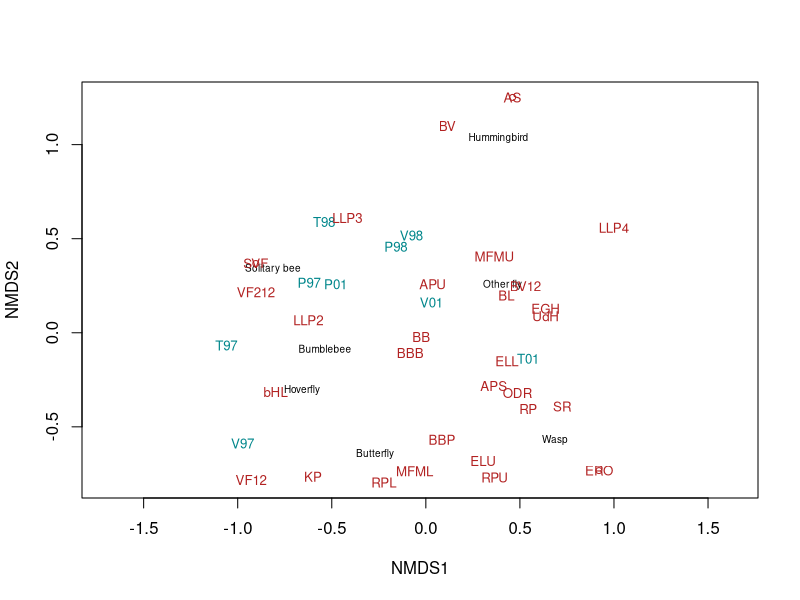

This figure's R source: (Note: this script raises an error after producing the figure.)
## ---- chunk 1
#clear environment
rm(list = ls())
## ---- chunk 2

#load packages
library(vegan)
library(dplyr)
library(tidyverse)
library(reshape2)
library(GGally)
## ---- chunk 3

#inport data
ipo1997 <- read.csv("data_1997.csv") #1997
ipo1998 <- read.csv("data_1998.csv") #1998
ipo2001 <- read.csv("data_2001.csv") #2001
ipo2012 <- read.csv("data_2012.csv") #2012
ipo2018 <- read.csv("data_2018.csv") #2018
## ---- chunk 4

##1997

#treat year as factor
ipo1997$Year <- as.factor(ipo1997$Year)
#create dataframe with site, visitor, and total visits (removing extra information)
df97 <- cbind.data.frame(mdtsite = ipo1997$Site, mdtvisitor = ipo1997$Visitor, total.vis = ipo1997$Total.Visits)
#organize data by site then visitor
tv97 <- dcast(df97, mdtsite ~ mdtvisitor, sum)
#delete site column
colnames(tv97)[1] <- "1" #rename
tv97 <- tv97[, -1] #delete
#rename rows as sites
row.names(tv97) <- c("P97", "T97", "V97")
#Not every type of visitor was observed, and these do not have columns. Columns for missing visitors need to be added so that the years can be combined. 
tv97 <- cbind(tv97, "Other fly" = c(0, 0, 0), "Wasp" = c(0, 0, 0)) #add missing columns
tv97 <- tv97[ , c("Butterfly", "Bumblebee", "Hoverfly", "Hummingbird", "Other fly", "Solitary bee", "Wasp")] #order columns alphabetically
#add year column
tv97 <- cbind(tv97, "Year" = rep("1997", length(tv97$Butterfly)))
#add drought column
tv97 <- cbind(tv97, "Drought" = rep("Non-drought", length(tv97$Butterfly)))
## ---- chunk 5

##1998

#treat year as factor
ipo1998$Year <- as.factor(ipo1998$Year)
#create dataframe with site, visitor, and total visits
df98 <- cbind.data.frame(mdtsite = ipo1998$Site, mdtvisitor = ipo1998$Visitor, total.vis = ipo1998$Total.Visits)
#organize data by site then visitor
tv98 <- dcast(df98, mdtsite ~ mdtvisitor, sum)
#delete site column
colnames(tv98)[1] <- "1" #rename
tv98 <- tv98[, -1] #delete
#rename rows as sites
row.names(tv98) <- c("P98", "T98", "V98")
#Not every type of visitor was observed, and these do not have columns. Columns for missing visitors need to be added so that the years can be combined. 
tv98 <- cbind(tv98, "Butterfly" = c(0, 0, 0), "Wasp" = c(0, 0, 0)) #add missing columns
tv98 <- tv98[ , c("Butterfly", "Bumblebee", "Hoverfly", "Hummingbird", "Other fly", "Solitary bee", "Wasp")] #order columns alphabetically
#add year
tv98 <- cbind(tv98, "Year" = rep("1998", length(tv98$Butterfly)))
#add drought
tv98 <- cbind(tv98, "Drought" = rep("Non-drought", length(tv98$Butterfly)))
## ---- chunk 6

##2001

#treat year as factor
ipo2001$Year <- as.factor(ipo2001$Year)
#create dataframe with site, visitor, and total visits
df01 <- cbind.data.frame(mdtsite = ipo2001$Site, mdtvisitor = ipo2001$Visitor, total.vis = ipo2001$Total.Visits)
#organize data by site then visitor
tv01 <- dcast(df01, mdtsite ~ mdtvisitor, sum)
#delete site column
colnames(tv01)[1] <- "1" #rename
tv01 <- tv01[, -1] #delete
#rename rows as sites
row.names(tv01) <- c("P01", "T01", "V01")
#removes Gnat column (not a comparable observation type)
tv01 <- tv01[ ,-c(2, 3)] 
#Not every type of visitor was observed, and these do not have columns. Columns for missing visitors need to be added so that the years can be combined. 
tv01 <- cbind(tv01, "Butterfly" = c(0, 0, 0)) #add missing columns
tv01 <- tv01[ , c("Butterfly", "Bumblebee", "Hoverfly", "Hummingbird", "Other fly", "Solitary bee", "Wasp")] #order columns
#add year
tv01 <- cbind(tv01, "Year" = rep("2001", length(tv01$Butterfly)))
#add drought
tv01 <- cbind(tv01, "Drought" = rep("Non-drought", length(tv01$Butterfly)))
## ---- chunk 7

##2012

#treat year as factor
ipo2012$Year <- as.factor(ipo2012$Year)
#create dataframe with site, visitor, and total visits
df12 <- cbind.data.frame(mdtsite = ipo2012$Site, mdtvisitor = ipo2012$Visitor, total.vis = ipo2012$Total.Visits)
#organize data by site then visitor
tv12 <- dcast(df12, mdtsite ~ mdtvisitor, sum)
#delete site column
colnames(tv12)[1] <- "1" #rename
tv12 <- tv12[, -1] #delete
#rename rows as sites
row.names(tv12) <- c("APS", "APU", "BBB", "BL", "BB", "BV12", "bHL", "bHU", "ELL", "ELU", "EGH", "KP", "LLP1", "LLP2", "LLP3", "LLP4", "MFML", "MFMU", "ODR", "RPL", "RPU", "SVF", "SR", "UdH", "VF12", "VF212")
#removes Gnat column
tv12 <- tv12[,-c(3)]
#Not every type of visitor was observed, and these do not have columns. Columns for missing visitors need to be added so that the years can be combined. 
tv12 <- cbind(tv12, "Nectar robber" = rep("0", length(tv12$Butterfly))) #add missing columns
tv12 <- tv12[ , c("Butterfly", "Bumblebee", "Hoverfly", "Hummingbird", "Other fly", "Small insect", "Solitary bee", "Wasp")] #order columns
#add year
tv12 <- cbind(tv12, "Year" = rep("2012", length(tv12$Butterfly)))
#add drought
tv12 <- cbind(tv12, "Drought" = rep("Drought", length(tv12$Butterfly)))
tv12 <- tv12[, -6] #delete Small Insect column

## ---- chunk 8

##2018

#treat year as factor
ipo2018$Year <- as.factor(ipo2018$Year)
#create dataframe with site, visitor, and total visits
df18 <- cbind.data.frame(mdtsite = ipo2018$Site, mdtvisitor = ipo2018$Visitor, total.vis = ipo2018$Total.Visits)
#organize data by site then visitor
tv18 <- dcast(df18, mdtsite ~ mdtvisitor, sum)
#delete site column
colnames(tv18)[1] <- "1" #rename
tv18 <- tv18[, -1] #delete
#rename rows as sites
row.names(tv18) <- c("AS", "BRG", "BBP", "BV", "ERO", "RP", "VF18")
#Not every type of visitor was observed, and these do not have columns. Columns for missing visitors need to be added so that the years can be combined. 
tv18 <- cbind(tv18, "Nectar robber" = rep("0", length(tv18$Butterfly)), "Solitary bee" = rep("0", length(tv18$Butterfly))) #add missing columns
tv18 <- tv18[ , c("Butterfly", "Bumblebee", "Hoverfly", "Hummingbird", "Other fly", "Small insect", "Solitary bee", "Wasp")] #order columns
#add year
tv18 <- cbind(tv18, "Year" = rep("2018", length(tv18$Butterfly)))
#add drought
tv18 <- cbind(tv18, "Drought" = rep("Drought", length(tv18$Butterfly)))
tv18 <- tv18[, -6] #delete
tv18 <- tv18[-2, ] #delete
## ---- chunk 9

#combine data
all.years <- rbind(tv97, tv98, tv01, tv12, tv18)
#remove drought column making new dataframe
all.tv <- all.years[, -c(8, 9)]
#make dataframe numeric
all.tv[] <- lapply(all.tv, as.numeric)
#create value with drought information
Drought <- c(all.years$Drought)
## ---- chunk 10
# run NMDS ordination
nmds <- metaMDS(all.tv, distance = "horn")
## ---- chunk 11
#call function output
nmds
## ---- chunk 12
#examine species
nmds$species
#examine points
nmds$points
## ---- chunk 13

#plot NMDS
ordiplot(nmds,type="n") + # no points 
  theme_bw()
  orditorp(nmds,display="species",col="black",air=0.01, cex = .6) #add speices
  orditorp(nmds,display="sites", col=c(rep("turquoise4", 9), rep("firebrick", 33)), cex=.8, air=0.01) #add sites
  ordiellipse(nmds, Drought, draw = "polygon", col=c("mediumturquoise", "indianred1"), kind = "sd", alpha = c(50, 50)) #add overlap circles 

ordiplot(nmds,type="n") + # no points 
  theme_bw()
  orditorp(nmds,display="species",col="black",air=1, cex = 1.5) #add speices
  orditorp(nmds,display="sites", col=c(rep("#440154FF", 9), rep("#FDE725FF", 33)), cex=1, air=200, pch= 19) #add sites
  ordiellipse(nmds, Drought, draw = "polygon", col=c("#440154FF", "#FDE725FF"), kind = "sd", alpha = c(50, 50)) #add overlap circles   

  pdf('fig3.pdf')
  pl <- ordiplot(nmds, type = "none")
points(pl, "sites", pch=c(rep(17, 9), rep(19, 33)), col=c(rep("#440154FF", 9), rep("#FDE725FF", 33)), bg=c(rep("#440154FF", 9), rep("#FDE725FF", 33)), cex=1.2)
ordiellipse(nmds,groups=Drought,draw="polygon",col=c("#FDE725FF", "#440154FF"),label=F)
text(pl, "species", col="black", cex=1.2, font = 1)
dev.off()

## ---- chunk 14
data.envfit <- envfit(nmds,Drought, lwd = 2)
plot(data.envfit, col = "black", cex = .5)
data.envfit
